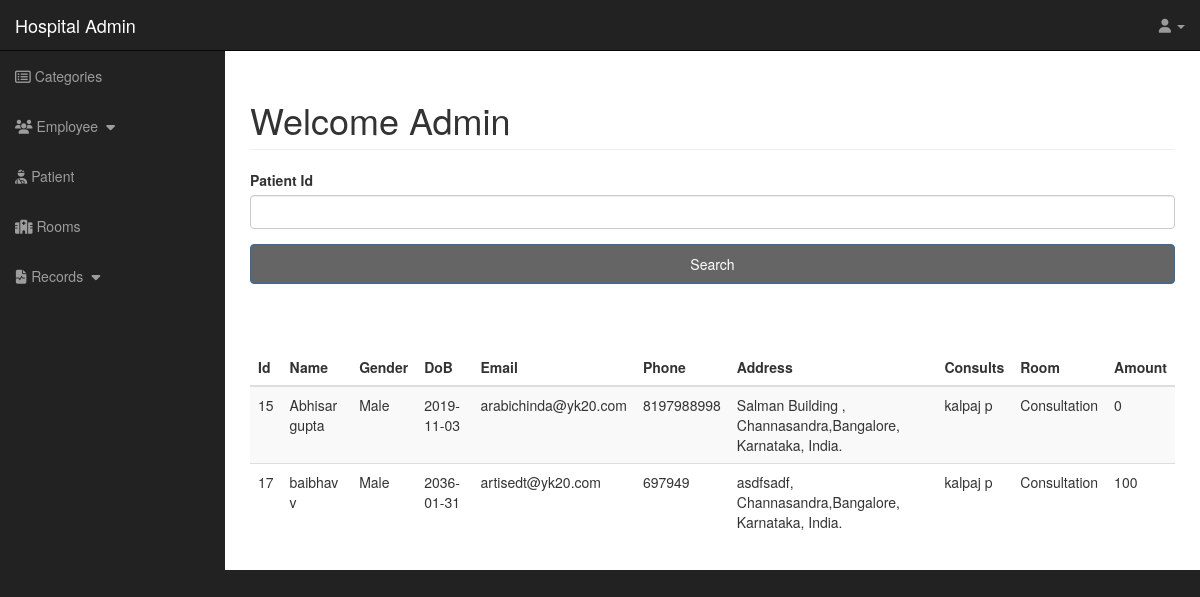
/hms/admin/r_patient.php, run on the app's committed database.
### tables this page shows
CREATE TABLE `employee` (
  `e_id` int(50) NOT NULL,
  `e_name` varchar(255) NOT NULL,
  `e_gender` varchar(255) NOT NULL,
  `e_email` varchar(255) NOT NULL,
  `e_phone` varchar(10) NOT NULL,
  `c_id` int(10) NOT NULL,
  `e_dob` date NOT NULL,
  `e_address` varchar(255) NOT NULL,
  `e_salary` varchar(255) NOT NULL,
  `mask_del_emp` int(11) NOT NULL DEFAULT '0'
);

CREATE TABLE `room_patient` (
  `r_id` int(11) NOT NULL DEFAULT '1',
  `p_id` int(11) NOT NULL
);

CREATE TABLE `patient` (
  `p_id` int(11) NOT NULL,
  `p_name` varchar(255) NOT NULL,
  `p_gender` varchar(255) NOT NULL,
  `p_dob` date NOT NULL,
  `p_email` varchar(255) NOT NULL,
  `p_phone` varchar(255) NOT NULL,
  `p_address` varchar(255) NOT NULL,
  `d_o_admission` varchar(255) DEFAULT NULL,
  `mask_del_pat` int(11) NOT NULL DEFAULT '0',
  `amt` int(11) NOT NULL DEFAULT '0'
);

CREATE TABLE `room` (
  `r_id` int(11) NOT NULL,
  `r_name` varchar(255) NOT NULL,
  `e_id` int(11) NOT NULL
);

### hms/admin/r_patient.php (the view, shortened to what this page needs)
<?php include"include/admin_header.php" ?>
    <div id="wrapper">
        <?php include 'include/admin_navigation.php';  ?>
        <div id="page-wrapper">
            <div class="container-fluid">
                <div class="row">
                    <div class="col-lg-12">
                        <h1 class="page-header">
                            Welcome Admin
                        </h1>
                    </div>
                </div>
                <form action="" method="post">
                    <div class="form-group">
                        <label for="pat_id">Patient Id</label>
                        <input type="text" class="form-control" name="pat_id">
                    </div>
                    <div class="form-group">
                        <input class="btn btn-primary" type="submit" name="submit_pat" value="Search">
                    </div>
                </form>
                <table class="table table-striped">
                  <thead>
                        <tr>
                            <th scope="col">Id</th>
                            <th scope="col">Name</th>
                            <th scope="col">Gender</th>
                            <th scope="col">DoB</th>
                            <th scope="col">Email</th>
                            <th scope="col">Phone</th>
                            <th scope="col">Address</th>
                            <th scope="col">Consults</th>
                            <th scope="col">Room</th>
                            <th scope="col">Amount</th>
                       </tr>
                    </thead>
                  <tbody>
                <?php
                    if (isset($_POST['submit_pat'])) {
                        $pat_id = $_POST['pat_id'];
                    $query = "SELECT * FROM employee e , consults c, patient p , room ro NATURAL JOIN room_patient rp where p.p_id = rp.p_id  AND e.e_id = c.e_id AND c.p_id=p.p_id AND p.p_id = $pat_id";
                    $select_patient = mysqli_query($connection,$query);
                    confirmQuery($select_patient);
                    while($row = mysqli_fetch_assoc($select_patient)) {
                        $pat_id            = $row['p_id'];
                        $pat_name          = $row['p_name'];
                        $pat_gender        = $row['p_gender'];
                        $pat_dob           = $row['p_dob'];
                        $pat_email         = $row['p_email'];
                        $pat_phone         = $row['p_phone'];
                        $pat_address       = $row['p_address'];
                        $pat_room          = $row['r_name'];
                        $pat_consults      = $row['e_name'];
                        $pat_amt           = $row['amt'];
                        echo "<tr>";
                        echo "<td>$pat_id</td>";
                        echo "<td>$pat_name</td>";
                        echo "<td>$pat_gender</td>";
                        echo "<td>$pat_dob</td>";
                        echo "<td>$pat_email</td>";
                        echo "<td>$pat_phone</td>";
                        echo "<td>$pat_address</td>";
                        echo "<td>$pat_consults</td>";
                        echo "<td>$pat_room</td>";
                        echo "<td>$pat_amt</td>";
                        echo "</tr>";
                }
            }
            else{
                    $query = "SELECT * FROM employee e , consults c, patient p , room ro NATURAL JOIN room_patient rp where p.p_id = rp.p_id  AND e.e_id = c.e_id AND c.p_id=p.p_id ";
                    $select_patient = mysqli_query($connection,$query);
                    while($row = mysqli_fetch_assoc($select_patient)) {
                        $pat_id            = $row['p_id'];
                        $pat_name          = $row['p_name'];
                        $pat_gender        = $row['p_gender'];
                        $pat_dob           = $row['p_dob'];
                        $pat_email         = $row['p_email'];
                        $pat_phone         = $row['p_phone'];
                        $pat_address       = $row['p_address'];
                        $pat_room          = $row['r_name'];
                        $pat_consults      = $row['e_name'];
                        $pat_amt           = $row['amt'];
                        echo "<tr>";
                        echo "<td>$pat_id</td>";
                        echo "<td>$pat_name</td>";
                        echo "<td>$pat_gender</td>";
                        echo "<td>$pat_dob</td>";
                        echo "<td>$pat_email</td>";
                        echo "<td>$pat_phone</td>";
                        echo "<td>$pat_address</td>";
                        echo "<td>$pat_consults</td>";
                        echo "<td>$pat_room</td>";
                        echo "<td>$pat_amt</td>";
                        echo "</tr>";
                }
            }
         ?>
         </tbody>
    </table>
            </div>
        </div>
   <?php include 'include/admin_footer.php'; ?>

### hms/admin/css/sb-admin.css (style rules this page uses)
body { margin-top: 100px; background-color: #222; }
@media (min-width:768px) { body { margin-top: 50px; } }
#wrapper { padding-left: 0; }
#page-wrapper { width: 100%; padding: 0; background-color: #fff; }
@media (min-width:768px) { #wrapper { padding-left: 225px; } }
@media (min-width:768px) { #page-wrapper { padding: 10px; } }

### hms/admin/css/doctor_registration.css (style rules this page uses)
.btn { width: 100%; background-color: #656565; margin-bottom: 50px; height: 40px }

### data on the page
employee: room_patient.p_id "15", patient.p_name "Abhisar gupta", patient.p_gender "Male", patient.p_dob "2019-11-03", patient.p_email "arabichinda@yk20.com", patient.p_phone "8197988998", patient.p_address "Salman Building , Channasandra,Bangalore, Karnataka, India.", e_name "kalpaj p", room.r_name "Consultation", patient.amt "0", room_patient.p_id "17", patient.p_name "baibhav v", patient.p_dob "2036-01-31", patient.p_email "artisedt@yk20.com", patient.p_phone "697949", patient.p_address "asdfsadf, Channasandra,Bangalore, Karnataka, India.", patient.amt "100"
